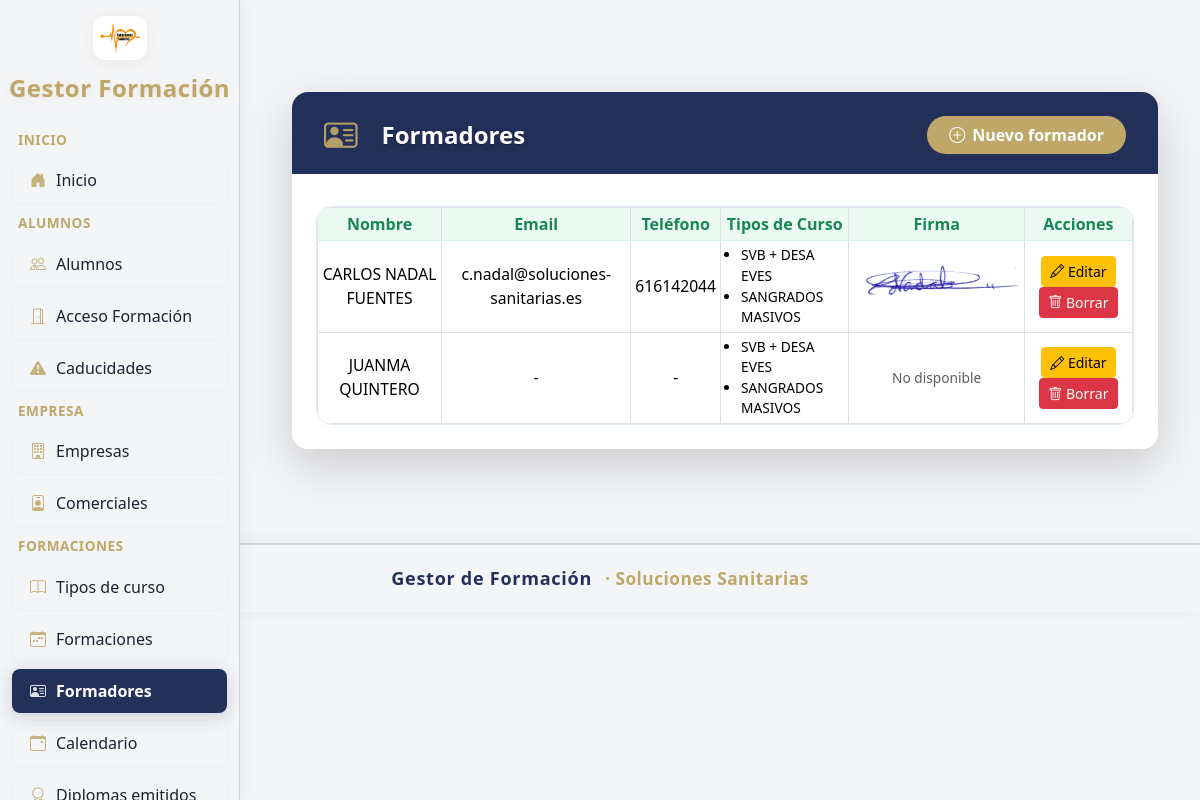
The page /formadores/ on the database its author committed.
### mi_plataforma_formacion_app/models/formador.py (models this page shows)
class Formador(db.Model):
    __tablename__ = 'formador'
    id       = db.Column(db.Integer, primary_key=True)
    nombre   = db.Column(db.String(128), nullable=False)
    email    = db.Column(db.String(128))
    telefono = db.Column(db.String(32))
    firma = db.Column(db.String(200))
    formaciones = db.relationship('Formacion', backref='formador', lazy=True)
    tipos_curso  = db.relationship('TipoCurso', secondary=formador_tipo_curso, back_populates='formadores')

### mi_plataforma_formacion_app/models/tipo_curso.py (models this page shows)
class TipoCurso(db.Model):
    __tablename__ = 'tipo_curso'
    id            = db.Column(db.Integer, primary_key=True)
    nombre        = db.Column(db.String(128), nullable=False)
    duracion_horas= db.Column(db.Integer)
    temario       = db.Column(db.Text)
    objetivos     = db.Column(db.Text)
    pdf_temario   = db.Column(db.String(255))
    pdf_objetivos = db.Column(db.String(255))
    validez_meses = db.Column(db.Integer, nullable=False, default=0)
    color = db.Column(db.String(20), default="#FFA500")
    requiere_renovacion = db.Column(db.Boolean, nullable=False, default=False)
    formaciones   = db.relationship('Formacion', backref='tipo_curso', lazy=True)
    formadores    = db.relationship('Formador', secondary=formador_tipo_curso, back_populates='tipos_curso')
    examen_modelo_id = db.Column(db.Integer, db.ForeignKey('examen_modelo.id'))
    examen_modelo = db.relationship('ExamenModelo', back_populates='tipos_curso')
    plantilla_diploma_id = db.Column(db.Integer, db.ForeignKey('plantilla_diploma.id'), nullable=True)
    plantilla_acta_id = db.Column(db.Integer, db.ForeignKey('plantilla_acta.id'), nullable=True)

### mi_plataforma_formacion_app/blueprints/formadores/routes.py (the view)
@formadores_bp.route('/')
def gestion_formadores():
    formadores = Formador.query.all()
    return render_template('formadores/gestion_formadores.html', formadores=formadores)

### mi_plataforma_formacion_app/blueprints/alumnos/routes.py (called while the page is built)
@alumnos_bp.app_context_processor
def inject_buscar_diploma_pdf():
    return dict(buscar_diploma_pdf=buscar_diploma_pdf)

### mi_plataforma_formacion_app/templates/formadores/gestion_formadores.html (shortened to what this page needs)
{% extends 'base.html' %}
{% block content %}
<div class="container-lg">
  <div class="card shadow-lg border-0 mt-4 mb-4" style="border-radius:1rem; max-width:1200px; margin:auto;">
    <div class="card-header-formadores">
      <i class="bi bi-person-vcard icon-formadores"></i>
      <h2 class="mb-0 fw-bold fs-4" style="color:#fff; text-shadow:0 2px 8px #2222,0 1px 0 #0004;">Formadores</h2>
      <div class="ms-auto">
        <a href="{{ url_for('formadores_bp.nuevo_formador') }}" class="btn btn-nuevo-formador">
          <i class="bi bi-plus-circle"></i> Nuevo formador
        </a>
      </div>
    </div>
    <div class="card-body px-4 py-4" style="background:#fff; border-bottom-left-radius:1rem; border-bottom-right-radius:1rem;">
      <div class="table-responsive tabla-formadores">
        <table class="table table-sm table-hover table-bordered align-middle mb-0">
          <thead>
            <tr>
              <th>Nombre</th>
              <th>Email</th>
              <th>Teléfono</th>
              <th>Tipos de Curso</th>
              <th>Firma</th>
              <th>Acciones</th>
            </tr>
          </thead>
          <tbody>
            {% for formador in formadores %}
            <tr>
              <td>{{ formador.nombre }}</td>
              <td>{{ formador.email or '-' }}</td>
              <td>{{ formador.telefono or '-' }}</td>
              <td>
                {% if formador.tipos_curso %}
                  <ul class="mb-0 ps-3 small text-start">
                    {% for tipo in formador.tipos_curso %}
                      <li>{{ tipo.nombre }}</li>
                    {% endfor %}
                  </ul>
                {% else %}
                  <span class="text-muted small">-</span>
                {% endif %}
              </td>
              <td>
                {% if formador.firma %}
                  <img src="{{ url_for('static', filename='firmas_formadores/' ~ formador.firma) }}" alt="Firma" style="max-height:60px;">
                {% else %}
                  <span class="text-muted small">No disponible</span>
                {% endif %}
              </td>
              <td>
                <a href="{{ url_for('formadores_bp.editar_formador', id=formador.id) }}" class="btn btn-sm btn-warning">
                  <i class="bi bi-pencil"></i> Editar
                </a>
                <form method="post" action="{{ url_for('formadores_bp.borrar_formador', id=formador.id) }}" style="display:inline-block;" onsubmit="return confirm('¿Estás seguro de que deseas eliminar este formador?');">
                  <button type="submit" class="btn btn-sm btn-danger">
                    <i class="bi bi-trash"></i> Borrar
                  </button>
                </form>
              </td>
            </tr>
            {% else %}
            <tr>
              <td colspan="6" class="text-center text-muted">No hay formadores registrados.</td>
            </tr>
            {% endfor %}
          </tbody>
        </table>
      </div>
    </div>
  </div>
</div>
{% endblock %}

### mi_plataforma_formacion_app/templates/base.html (style rules this page uses)
:root { --color-sidebar-bg: #f4f5f7; --color-sidebar-border: #d1d5db; --color-sidebar-text: #1a2233; --color-sidebar-hover: #e9eaf0; --color-sidebar-active: #22305a; --color-sidebar-active-text: #fff; --color-sidebar-title: #bfa76a; --color-sidebar-icon: #bfa76a; --color-accent-gold: #bfa76a; --color-card-bg: #fff; --color-btn-gold: #bfa76a; --color-btn-navy: #22305a; }
body { font-family: 'Segoe UI', sans-serif; background-color: #f4f5f7; margin: 0; padding: 0; color: var(--color-sidebar-text); }

### mi_plataforma_formacion_app/templates/formadores/gestion_formadores.html (style rules this page uses)
.card-header-formadores { background: var(--color-sidebar-active); color: var(--color-sidebar-title); border-top-left-radius: 1rem; border-top-right-radius: 1rem; border-bottom: none; min-height:60px; display: flex; align-items: center; gap: 16px; padding: 18px 32px 14px 32px; }
.icon-formadores { font-size:2.1rem; color:var(--color-sidebar-title); opacity:0.93; margin-right:8px; }
.btn-nuevo-formador { border-radius: 2em; font-weight: 600; font-size: 1em; padding: 7px 22px; display: inline-flex; align-items: center; gap: 7px; box-shadow: 0 1px 6px #bfa76a11; transition: all .13s; background: var(--color-btn-gold); color: #fff; border: none; }
.tabla-formadores { background: #fff; border-radius: 1rem; border: 1px solid #e3eaf3; box-shadow: 0 1px 8px #23b2730a; overflow: hidden; margin-top: 0.5rem; }
.tabla-formadores thead th { position: sticky; top: 0; background: #eafaf3; z-index: 2; font-size: 1em; color: #198754; font-weight: 700; border-bottom: 1px solid #d2f4e3; text-align: center; }
.tabla-formadores td { font-size: .98em; vertical-align: middle; text-align: center; }

### rows shown on the page
Formador: nombre "CARLOS NADAL FUENTES", email "c.nadal@soluciones-sanitarias.es", telefono "616142044", firma (picture)
TipoCurso: nombre "SVB + DESA EVES"
TipoCurso: nombre "SANGRADOS MASIVOS"
Formador: nombre "JUANMA QUINTERO", email "-", telefono "-", shows "No disponible"
